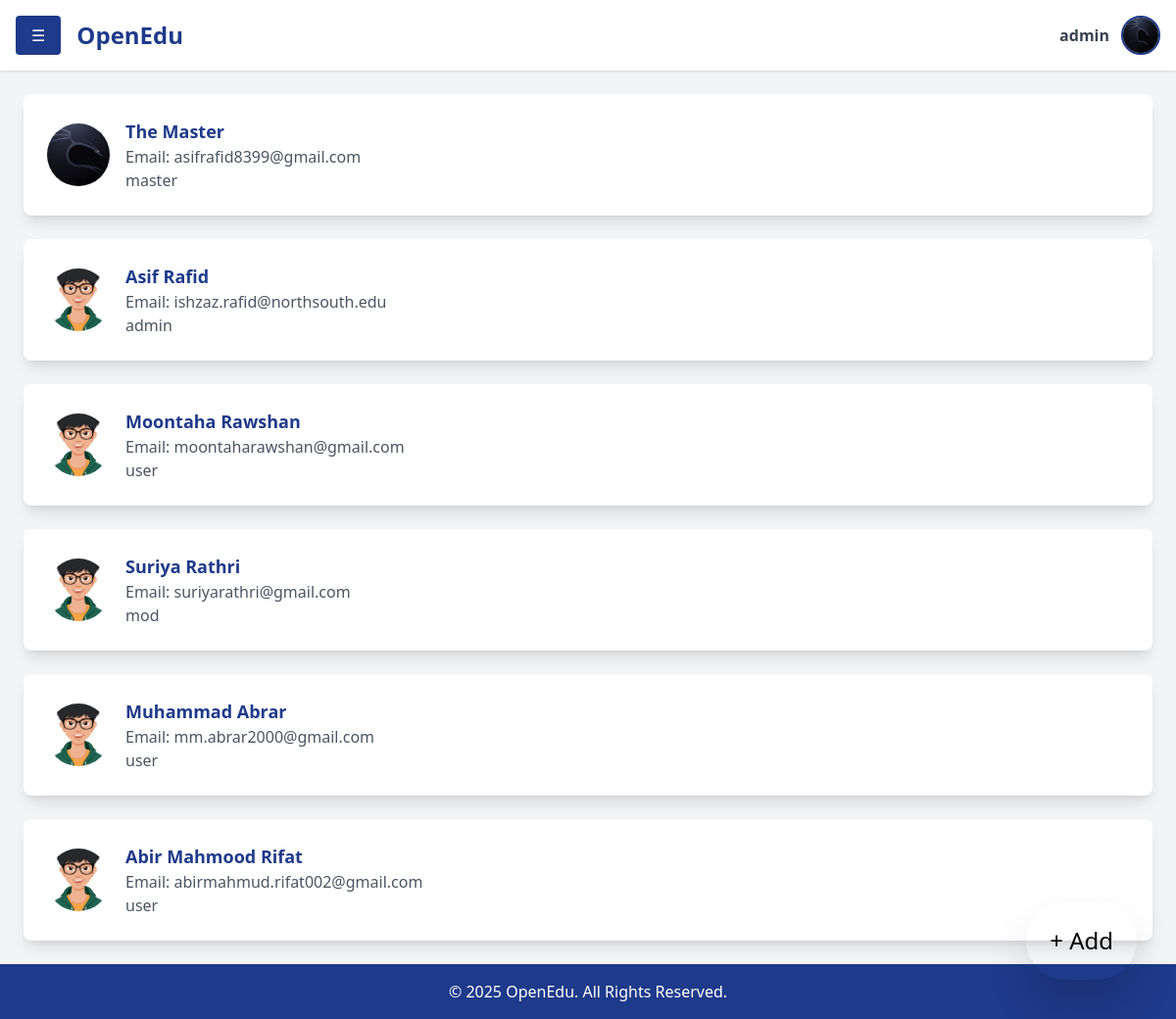
The app's page /students (signed in) with its own data.
### accounts/models.py (models this page shows, shortened)
class User(AbstractUser):
    contact = models.CharField(max_length=15, blank=True, null=True)
    profilepicture = models.ImageField(upload_to='images/profilepictures', blank=True, null=True,default='images/profilepictures/rafid1.jpg')
    role=models.TextField(default='user')
    groups = models.ManyToManyField(
        'auth.Group',
        related_name='custom_user_set',
        blank=True
    )
    user_permissions = models.ManyToManyField(
        'auth.Permission',
        related_name='custom_user_permissions_set',
        blank=True
    )

### home/views.py (the view)
# urls.py: path('students', students, name='students'),
@login_required
def students(request):
    users=User.objects.all()
    context={'name':request.user.username,'users':users}
    return render(request,"students.html",context)

### home/templates/students.html
{% extends 'dashboard.html' %} {%block content %}
<div class="p-6 flex-grow">
  <div class="space-y-6">
    {%for user in users%}
    <div
      class="flex items-center bg-white p-6 rounded-lg shadow-lg hover:shadow-xl transition duration-300 transform hover:scale-105"
    >
      <div class="w-16 h-16 mr-4">
        <img
          src="{{user.profilepicture.url}}"
          class="w-full h-full rounded-full object-cover"
        />
      </div>
      <div>
        <h3 class="text-lg font-semibold text-blue-900">
          {{user.first_name}} {{user.last_name}}
        </h3>
        <p class="text-gray-600">Email: {{user.email}}</p>
        <p class="text-gray-600">{{user.role}}</p>
      </div>
    </div>
    {%endfor%}
  </div>
</div>
{%endblock%}

### home/templates/dashboard.html (shortened to what this page needs)
{% load static %}
<!DOCTYPE html>
<html lang="en">
  <head>
    <link rel="stylesheet" href="{% static 'css/dashboard.css' %}" />
    <script src="https://cdn.tailwindcss.com"></script>
  </head>
  <body class="bg-gray-100 flex">
    <div id="content" class="flex-1 flex flex-col min-h-screen ml-0">
      <header class="bg-white shadow p-4 flex justify-between items-center">
        <div class="flex items-center space-x-4">
          <button
            onclick="toggleSidebar()"
            class="bg-blue-900 text-white px-4 py-2 rounded"
          >
            ☰
          </button>
          <h1 class="text-2xl font-bold text-blue-900">OpenEdu</h1>
        </div>
        <div class="flex items-center space-x-3">
          <span class="text-gray-700 font-semibold">
            {{ request.user.username }}
          </span>
          <a href="/profile" class="w-10 h-10">
            <img
              src="{{ request.user.profilepicture.url }}"
              alt="Profile"
              class="w-10 h-10 rounded-full border-2 border-blue-900"
            />
          </a>
        </div>
      </header>
      {% block content %}{% endblock %}
      <footer class="bg-blue-900 text-white text-center p-4 mt-auto">
        <p>&copy; 2025 OpenEdu. All Rights Reserved.</p>
      </footer>
    </div>
    <button
      id="openModalBtn"
      class="fixed bottom-10 right-10 bg-white-900 text-blue p-6 rounded-full shadow-2xl hover:bg-blue-700 text-2xl transition-all duration-300"
    >
      + Add
    </button>
  </body>
</html>

### home/static/css/dashboard.css (style rules this page uses)
#content { transition: margin-left 0.5s ease-in-out; }
footer { background-color: #1e40af; color: white; text-align: center; padding: 20px 0; position: relative; bottom: 0; width: 100%; }

### records on screen
User: user.username "admin", user.profilepicture (picture), profilepicture (picture), first_name "The", last_name "Master", email "asifrafid8399@gmail.com", role "master"
User: profilepicture (picture), first_name "Asif", last_name "Rafid", email "ishzaz.rafid@northsouth.edu", role "admin"
User: profilepicture (picture), first_name "Moontaha", last_name "Rawshan", email "moontaharawshan@gmail.com", role "user"
User: profilepicture (picture), first_name "Suriya", last_name "Rathri", email "suriyarathri@gmail.com", role "mod"
User: profilepicture (picture), first_name "Muhammad", last_name "Abrar", email "mm.abrar2000@gmail.com", role "user"
User: profilepicture (picture), first_name "Abir Mahmood", last_name "Rifat", email "abirmahmud.rifat002@gmail.com", role "user"
